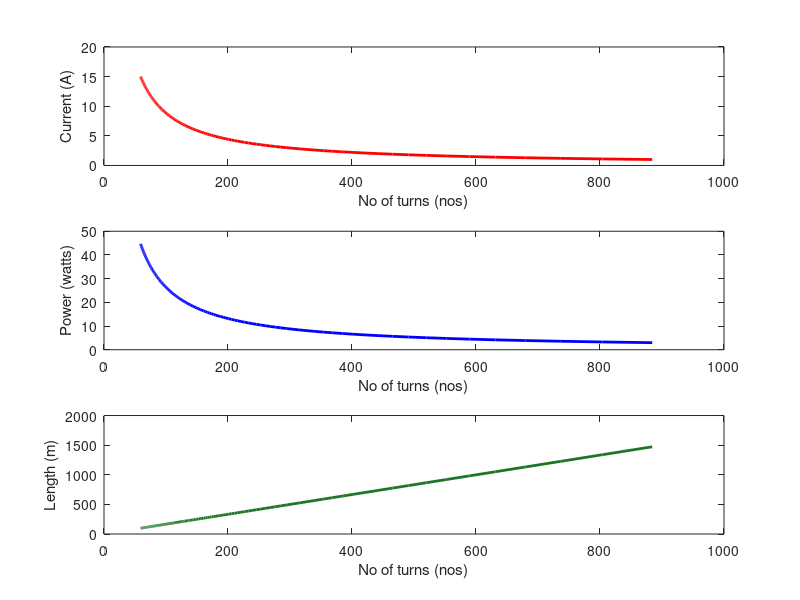
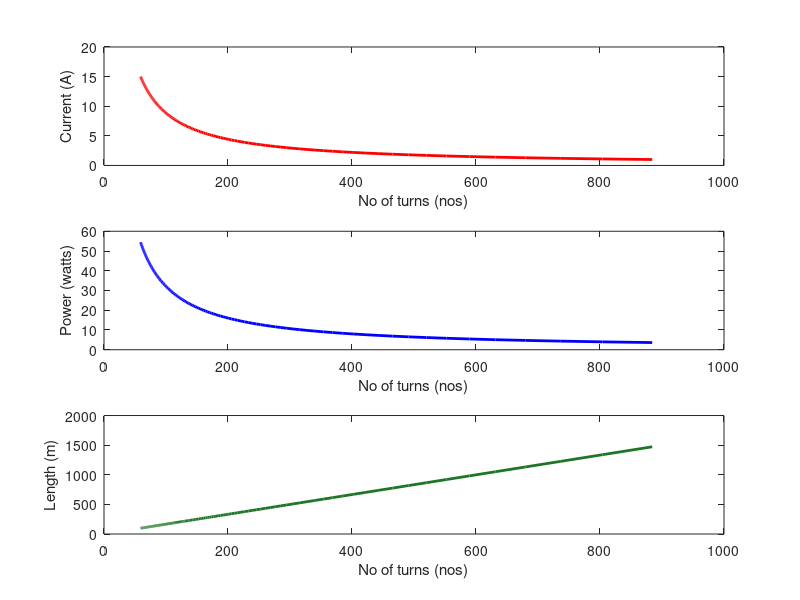
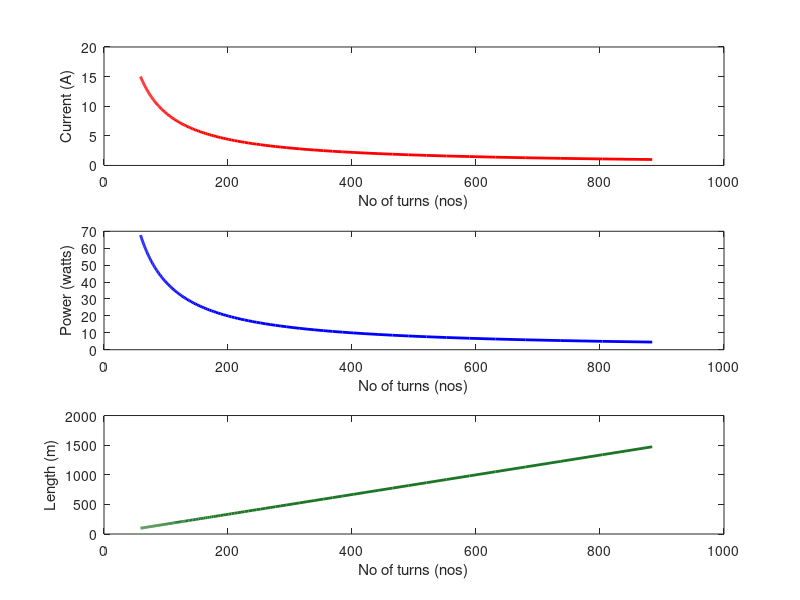
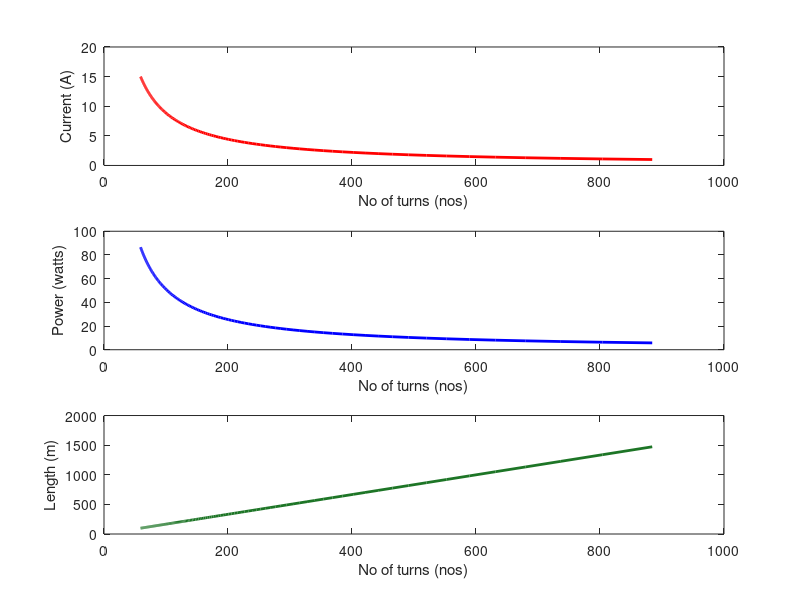

These charts were generated, in order, by the following MATLAB code:
clear
clc
close all
 
%%To calculate the magnetic field at the centre of a helmholtz coil
 
% fid = fopen('data.txt', 'w');
% fprintf(fid,'%4s\t\t %4s\t\t %4s\t\t %4s\t\t  %4s\t\t', 'Current', 'No of turns', 'Length of wire', 'Resistance', 'Power' );                %  X-axis common time
 
%Formula B = [0.8991*(10)^(-6)*(n*I)]/R
 
%mu = 12.56e-7;
k = 0.8991e-6;      
r = 0.265;           %radius of coil in metre
B = 0.003;          %magnetic field in Tesla
 
rho = 1.68e-8;      %resistivity of copper
A_wire = 2.62e-6;   %area of 13 gauge wire
n = 0;
j=1;

guage = [7 8 9 10 11 12 13 14 15 16 17 18 19 20 21 22 23 24 25 26 27 28 29 30 31 32];
areaArray = [15.6958 12.9717 10.5071 8.3019 6.8183 5.4805 4.2888 3.2429 2.6268 2.0755 1.5890 1.1675 0.8107 0.6567 0.5189 0.3973 0.2919 0.2452 0.2027 0.1642 0.1363 0.1110 0.0937 0.0779 0.0682 0.0591];
wires = cell(5,length(areaArray));


for z = 1:length(areaArray)
    
    A_wire = areaArray(z)*1e-6;
    
    for i=1:0.1:15   
      I(j)=i;                            %current
      n(j) = (B*r)/(k*I(j));             %number of turns    

      L_wire(j) = 2*pi*r*n(j);
      R(j) = (rho*L_wire(j))/(A_wire);       %resistance of wire

      P(j) = I(j)*I(j)*R(j);                 %Power required

%       fprintf(fid,'\n %4.4f \t\t %4.4f \t\t %4.4f \t\t %4.4f \t\t %4.4f\t\t', I(j), n(j), L_wire(j), R(j), P(j));      
      
      
      j=j+1;
      if j > 141
          j = 1;
      end
    end
    wires{1,z} = I;
    wires{2,z} = n;
    wires{3,z} = L_wire;
    wires{4,z} = R;
    wires{5,z} = P;
     
end
 
for i = 1:length(areaArray)
    srtr = strcat(num2str(guage(i)),'.txt');
    fid = fopen(srtr,'w');
    fprintf(fid,'%4s\t\t %4s\t\t %4s\t\t %4s\t\t  %4s\t\t\r\r', 'Current', 'No of turns', 'Length of wire', 'Resistance', 'Power' );
    for j = 1:length(I)
        fprintf(fid,'%4.1f \t\t %4.4f \t\t %4.4f \t\t %4.4f \t\t %4.4f\t\t\r',wires{1,i}(j),wires{2,i}(j),wires{3,i}(j),wires{4,i}(j),wires{5,i}(j));
    end
end

wht2plot = [10,11,12,13,14,15,16];      %%put the guages that are to be plotted
for i = wht2plot
    
    srtr = strcat(num2str(guage(i-6)),' guage wire');
    sid = figure('Name',srtr,'NumberTitle','off');
    
    subplot(3,1,1);
    title('Current V No of turns');
    plot(wires{2,i-6},wires{1,i-6},'r','LineWidth',2);
    xlabel('No of turns (nos)');
    ylabel('Current (A)');
    
    subplot(3,1,2);
    title('Power V No of turns');
    plot(wires{2,i-6},wires{5,i-6},'b','LineWidth',2);
    xlabel('No of turns (nos)');
    ylabel('Power (watts)');
    
    subplot(3,1,3);
    title('Length V No of turns');
    plot(wires{2,i-6},wires{3,i-6},'Color','#1d7526','LineWidth',2);
    xlabel('No of turns (nos)');
    ylabel('Length (m)');
    
    hold on
    
end
 
disp('simulation complete')



% figure(1)
% subplot(3,1,1)
% plot(I,n,'b','LineWidth',2.5,'MarkerSize',6);
% title (' Current vs Number of turns plot ');
% xlabel('Current(A)');
% ylabel('No.of turns');
% %ylim([480 650]);
% %xlim([0 2]);
% %set(gca,'YTick',480:50:650);
% grid;
%  
% subplot(3,1,2)
% plot(R,L_wire,'b','LineWidth',2.5,'MarkerSize',6);
% title (' Resistance vs length of wire plot ');
% xlabel('Resistance(ohm)');
% ylabel('Length of wire(m)');
% %ylim([480 650]);
% %xlim([0 2]);
% %set(gca,'YTick',480:50:650);
% grid;
%  
% subplot(3,1,3)
% plot(P,R,'b','LineWidth',2.5,'MarkerSize',6);
% title (' Power vs Resistance of wire ');
% xlabel('Power(watt)');
% ylabel('Resistance(ohm)');
% %ylim([480 650]);
% %xlim([0 2]);
% %set(gca,'YTick',480:50:650);
% grid;
 
 
%figure(1);
%plot(I,n);


